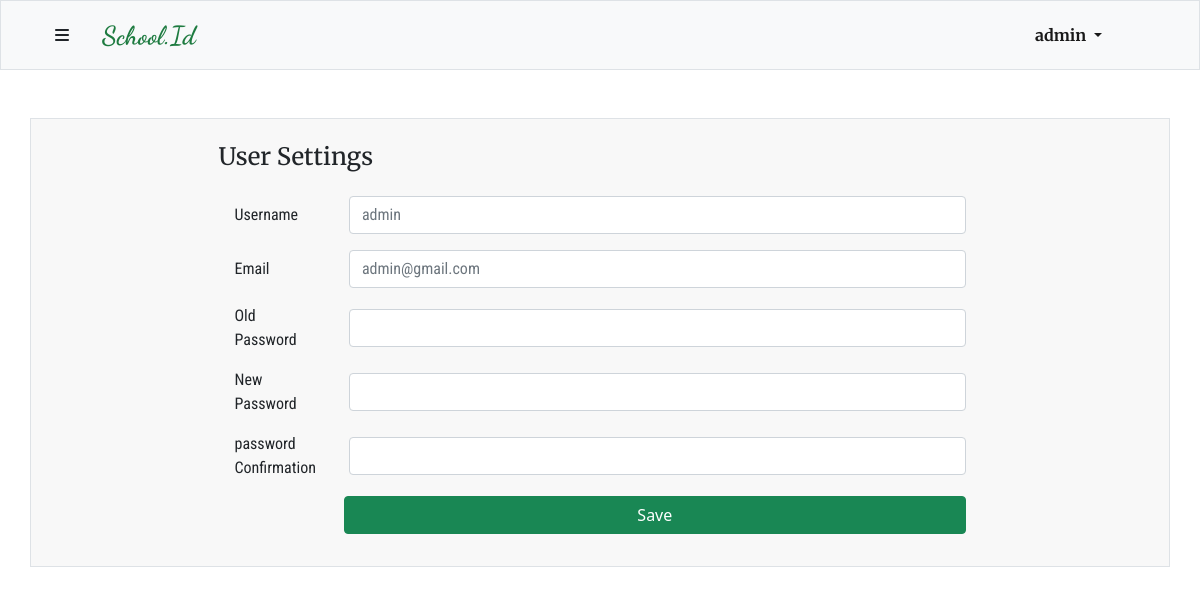
The app's page /php/editprofil.php (signed in) with its own data.
### tables this page shows
CREATE TABLE `user` (
  `id` int(10) UNSIGNED NOT NULL,
  `username` varchar(100) NOT NULL,
  `password` varchar(200) NOT NULL,
  `email` varchar(200) NOT NULL,
  `status` enum('ADMIN','GURU','SISWA') DEFAULT NULL,
  `Created_at` timestamp NOT NULL DEFAULT current_timestamp()
);

### php/function.php (called while the page is built, shortened)
<?php
$connection = mysqli_connect("localhost","root","","tubes");
function show($query) {
    global $connection;
    $box = [];
    $result = mysqli_query($connection, $query);
    while($row = mysqli_fetch_assoc($result)) {
        $box[] = $row;
    }
    return $box;
}
?>

### php/editprofil.php (the view, shortened to what this page needs)
<?php
require 'function.php';
$userID = $_SESSION["userID"];
$user = show("SELECT * FROM user WHERE id = $userID")[0];
?>
<!DOCTYPE html>
<html lang="en">
<head>
    <link href="https://cdn.jsdelivr.net/npm/bootstrap@5.1.3/dist/css/bootstrap.min.css" rel="stylesheet">
    <link rel="stylesheet" href="style/navbar.css">
    <link rel="stylesheet" type="text/css" href="style/editprofil.css">
</head>
<body>
    <?php include'navbar.php' ?>
     <div class="container form-container my-5 border">
         <div class="row">
            <div class="col-lg-12 py-2 px-4 mb-3">
                    <div class="title-form my-3 mx-auto">
                        <h4>User Settings</h4>
                    </div>
                    <form class="mx-auto" method="POST">
                        <table width="100%">
                            <tr>
                                <td class="px-3 py-2" width="15%">
                                    <label for="uname">Username</label>
                                </td>
                                <td class="px-3 py-2">
                                    <input class="form-control" type="text" name="uname" id="uname" placeholder="<?=$user["username"]?>">
                                </td>
                            </tr>
                            <tr>
                                <td class="px-3 py-2" width="15%">
                                    <label for="email">Email</label>
                                </td>
                                <td class="px-3 py-2">
                                    <input class="form-control" type="email" name="email" id="email" placeholder="<?=$user["email"]?>">
                                </td>
                            </tr>
                            <tr>
                                <td class="px-3 py-2">
                                    <label for="password">Old Password</label>
                                </td>
                                <td class="px-3 py-2">
                                    <input class="form-control" type="password" name="passwordold" id="password" >
                                </td>
                            </tr>
                            <tr>
                                <td class="px-3 py-2">
                                    <label for="password">New Password</label>
                                </td>
                                <td class="px-3 py-2">
                                    <input class="form-control" type="password" name="passwordnew" id="password">
                                </td>
                            </tr>
                            <tr>
                                <td class="px-3 py-2">
                                    <label for="password">password Confirmation</label>
                                </td>
                                <td class="px-3 py-2">
                                    <input class="form-control" type="password" name="passwordconfirm" id="password">
                                </td>
                            </tr>
                            <tr>
                                <td class="px-3 py-2" colspan="2">
                                    <button class="btn btn-success d-block ms-auto" style="width: 85%;" name="updateuser">Save</button>
                                </td>
                            </tr>
                        </table>
                    </form>
            </div>
         </div>
     </div>
</body>
</html>

### php/navbar.php (shortened to what this page needs)
<?php
$connection = mysqli_connect("localhost","root","","tubes");
$id = $_SESSION["userID"];
if(isset($_SESSION["admin"])) {
    $admin = mysqli_query($connection, "SELECT username FROM user WHERE id = $id");
    $data = mysqli_fetch_assoc($admin);
}
?>
    <nav class="navbar navbar-expand-lg navbar-light bg-light container-fluid border sticky-top">
        <div class="container navbar-head">
         <div class="logo">
            <button class="btn" type="button" data-bs-toggle="offcanvas" data-bs-target="#offcanvasRight" aria-controls="offcanvasRight"><i class="fas fa-bars"></i></button>
            <?php if(isset($_SESSION["admin"])) : ?>
                <a class="navbar-brand" href="admin.php">School.Id</a>
            <?php else : ?>
                <a class="navbar-brand" href="dashboard.php">School.Id</a>
            <?php endif ; ?>
         </div>
          <div class="login-register collapse navbar-collapse" id="navbarSupportedContent">
            <ul class="navbar-nav me-auto mb-2 mb-lg-0">
              <li class="nav-item dropdown">
                <a class="nav-link dropdown-toggle active me-5" href="" id="navbarDropdown" role="button" data-bs-toggle="dropdown" aria-expanded="false">
                    <?php if(isset($_SESSION["admin"])) : ?>
                         <?=$data["username"] ; ?>
                    <?php elseif($_SESSION["member"] === "siswa") :?>
                        <?=$data["nama_siswa"] ; ?>
                    <?php else :?>
                        <?=$data["nama_guru"] ; ?>
                    <?php endif ; ?>
                </a>
              </li>
            </ul>
          </div>
        </div>
    </nav>

### php/style/navbar.css (style rules this page uses)
* { margin: 0; padding: 0; box-sizing: border-box; }
.navbar { background-color: #f8f8f8; height: 70px; }
.navbar-brand { text-align: center; font-weight: 900 !important; font-size : 26px; margin: 0; padding: 0 20px; font-family: 'Dancing Script'; color: #1E7B40 !important; }
.navbar .logo { display: flex; text-align: center; }
.navbar .login-register { flex-grow: 0; font-family: 'Merriweather'; font-weight: bolder; }

### template/style/editprofil.css (style rules this page uses)
.form-container { background-color: #f8f8f8; }
form { width: 70%; }
.title-form { font-family: 'Merriweather'; font-weight: bolder; width: 70%; }
table tr td label { font-family: 'Roboto Condensed'; }
table tr td input { font-family: 'Roboto Condensed'; }

### records on screen
user: username "admin", uname "admin", email "admin@gmail.com"
